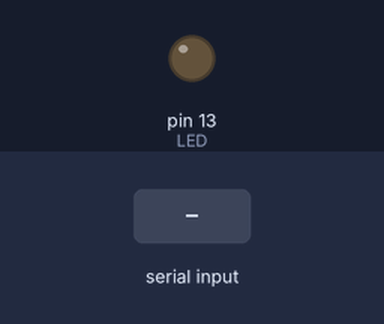
A sketch run on a simulated Arduino Uno, built with avr-gcc and run on an emulated ATmega328P. On the bench: output pins drawn as LEDs (lit = HIGH). Inputs (shaded band) come from the test bench.

Above: at 1.2 s.
1.3 s: "1" received over Serial
At 2.5 s:
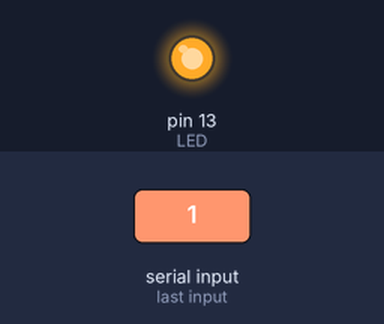
2.8 s: "0" received over Serial
At 3.7 s:
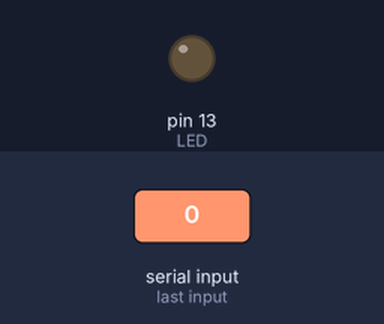
Timing chart, 0 to 5.8 s (numbered marks = the images above; inputs shaded):
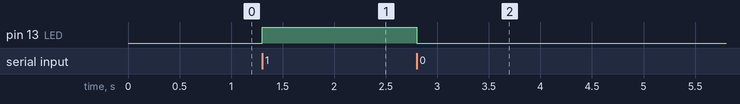

Measured:
- after the input at 1.3 s, pin 13 (LED): LOW → HIGH at once
- after the input at 2.8 s, pin 13 (LED): HIGH → LOW at once

The sketch:

xBeeReceiveSketchSimple.ino
```cpp
/*Xbee receive sketch

Daniel Godrick
1/8/2015

Simple send and receive xBee sketch. These sketches were
made by modifying sketches from Exploring Arduino by Jeremy Blum

*/

const int LED = 13;//attach LED to pin 3

char data = '0';//initialize as off

void setup(){
  Serial.begin(9600); //start the Serial line
  pinMode(LED,OUTPUT); //set the Led pin to output
  digitalWrite(LED,LOW); // turn LED off
}

void loop()
{
 if (Serial.available() > 0 ) //is there data?
  {
    data = Serial.read();//if there is, read the data

    if (data == '1')
    {
      digitalWrite(LED,HIGH); //if there is a '1', turn the light on
    }
    else if (data =='0')
    {
      digitalWrite(LED,LOW); //Turn off if '0'
    }
  }
}
```
